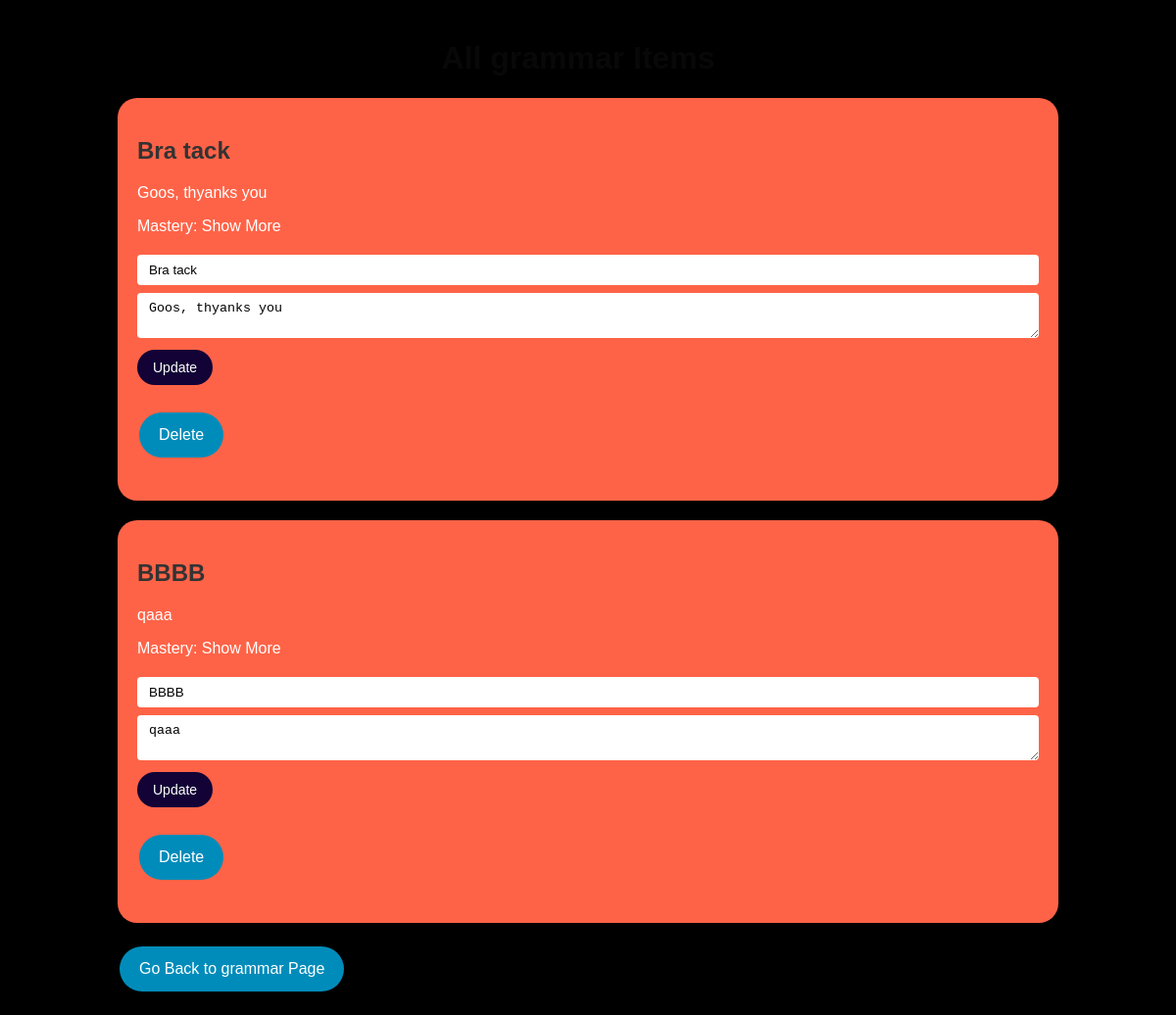
The app's page /grammar/all (signed in), older data.
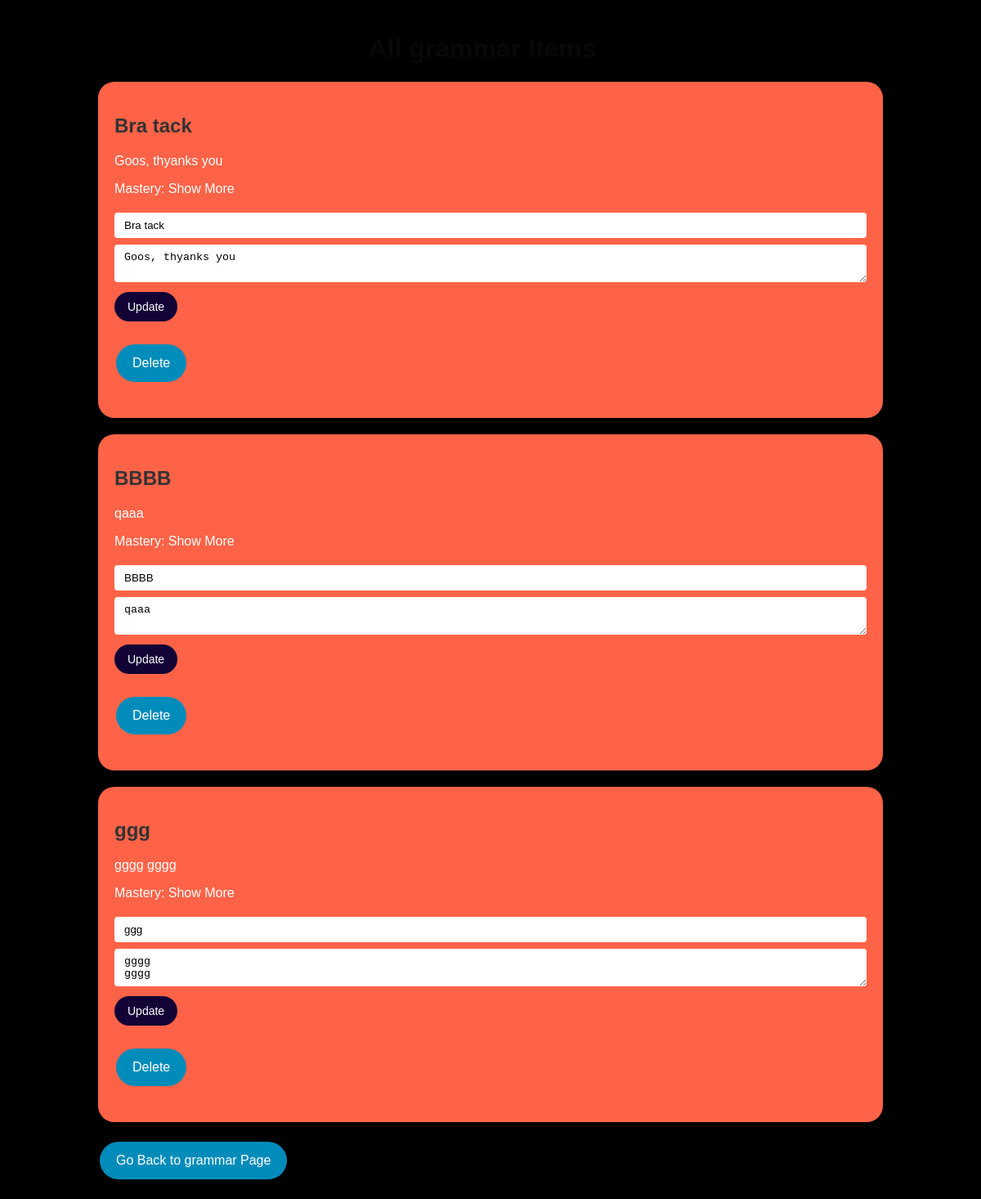
The same page, newer data.
### language_learning_platform/models/models.py (models this page shows, shortened)
class Grammar(db.Model):
    __tablename__ = 'grammar'
    id = db.Column(db.Integer, primary_key=True)
    title = db.Column(db.String(80), nullable=False)
    description = db.Column(db.String(200), nullable=False)
    mastery = db.Column(db.String(20), nullable=False, default='Show More')

### language_learning_platform/routes/grammar.py (the view)
@grammar.route('/all', methods=['GET'])
@login_required
def all_grammar():
    gramm_items = Grammar.query.all()
    return render_template('all_grammar.html', items=gramm_items)

### main.py (called while the page is built)
@login_manager.user_loader
def load_user(user_id):
    return User.query.get(int(user_id))

### templates/all_grammar.html (shortened to what this page needs)
{% extends 'base.html' %}
{% block content %}
<div style="text-align: center; margin-right: 20px;">
    <h1 style="color: #080808;">All grammar Items</h1>
</div>
{% for item in items %}
    <div class="item-card">
        <h2>{{ item.title }}</h2>
        <p>{{ item.description }}</p>
        <p>Mastery: {{ item.mastery }}</p>
        <div class="item-form">
            <form method="POST" action="{{ url_for('grammar.update_grammar', id=item.id) }}">
                <input type="text" name="title" value="{{ item.title }}" required>
                <textarea name="description" required>{{ item.description }}</textarea>
                <input type="submit" value="Update">
            </form>
        </div>
        <form method="POST" action="{{ url_for('grammar.delete_grammar', id=item.id) }}">
            <input class="button" type="submit" value="Delete">
        </form>
    </div>
{% endfor %}
<a href="{{ url_for('grammar.grammar_page') }}" class="button">Go Back to grammar Page</a>
{% endblock %}

Row changes from the older to the newer data that the page shows:
added Grammar: title "ggg", description "gggg gggg", mastery "Show More"
